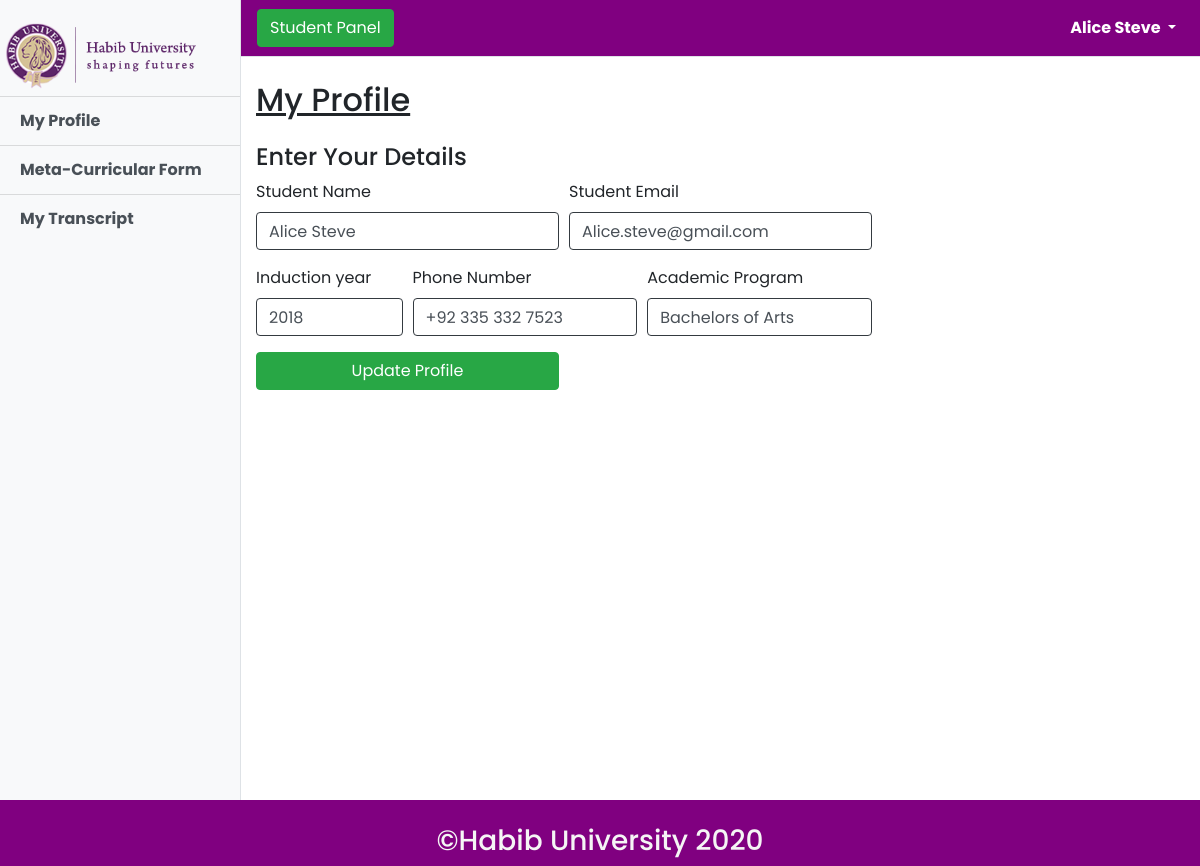
Screenshot of /src/student/my_profile.php (signed in) with the database file from the repository.
### tables this page shows
CREATE TABLE `student` (
  `std_id` int(11) NOT NULL,
  `std_password` varchar(50) NOT NULL,
  `std_name` varchar(50) DEFAULT NULL,
  `std_email` varchar(50) DEFAULT NULL,
  `std_ind_year` int(10) DEFAULT NULL,
  `std_phone` varchar(20) DEFAULT NULL,
  `std_program` varchar(50) DEFAULT NULL
);

### src/student/my_profile.php (the view, shortened to what this page needs)
<?php include "../connect.php";
?>
<!DOCTYPE html>
<html lang="en">
<head>
    <link rel="stylesheet" href="../../css/my_profile.css">
</head>
<body>
<?php include "student_head.php";
    $qry_get_profile = " SELECT std_name, std_email, std_ind_year, std_phone, std_program FROM student WHERE std_id='".$_SESSION["student"]."' ";
    $res = $con->query($qry_get_profile);
    $row = $res->fetch_assoc();
?>
    <div class="container-fluid">
        <h2 class="mt-4"><u>My Profile</u></h2>
        <h4 class="mt-4">Enter Your Details</h4>
        <form class="myform" action="" method="POST">
            <div class="form-row">
                <div class="form-group col-md-4">
                    <label for="">Student Name</label>
                    <input name="std_name" type="text" class="form-control border-dark" value="<?php echo $row["std_name"]?>" placeholder="Full Name" id="inputEmail4">
                </div>
                <div class="form-group col-md-4">
                    <label for="">Student Email</label>
                    <input name="std_email" type="email" class="form-control border-dark" value="<?php echo $row["std_email"]?>" placeholder="email@domain.com" id="inputEmail4">
                </div>
            </div>
            <div class="form-row">
                <div class="form-group col-md-2">
                    <label for="">Induction year</label>
                    <input name="std_ind_year" type="number" class="form-control border-dark" value="<?php echo $row["std_ind_year"]?>" placeholder="2017, 2020 etc." id="inputEmail4">
                </div>
                <div class="form-group col-md-3">
                    <label for="">Phone Number</label>
                    <input name="std_phone" type="text" class="form-control border-dark" value="<?php echo $row["std_phone"]?>" placeholder="0 123 456 789" id="inputEmail4">
                </div>
                <div class="form-group col-md-3">
                    <label for="">Academic Program</label>
                    <input name="std_program" type="text" class="form-control border-dark" value="<?php echo $row["std_program"]?>" placeholder="BSCS, BBA, BSIT etc." id="inputEmail4">
                </div>
            </div>
            <div class="form-row">
                <div class="col-md-4">
                    <button type="submit" name="btn_id" class="btn btn-success btn-block">Update Profile</button>
                </div>
            </div>
        </form>
    </div>
<?php include "student_foot.php" ?><?php

### css/my_profile.css (style rules this page uses)
body { font-family: 'Audiowide', cursive; }

### css/simple-sidebar.css (style rules this page uses)
body { overflow-x: hidden; }

### src/student/student_head.php (style rules this page uses)
body { font-family: 'Poppins', sans-serif; }

### rows the page displays
student: std_name "Alice Steve", std_email "Alice.steve@gmail.com", std_ind_year "2018", std_phone "+92 335 332 7523", std_program "Bachelors of Arts"

### other values shown
$_SESSION["student_name"] "Alice Steve"
